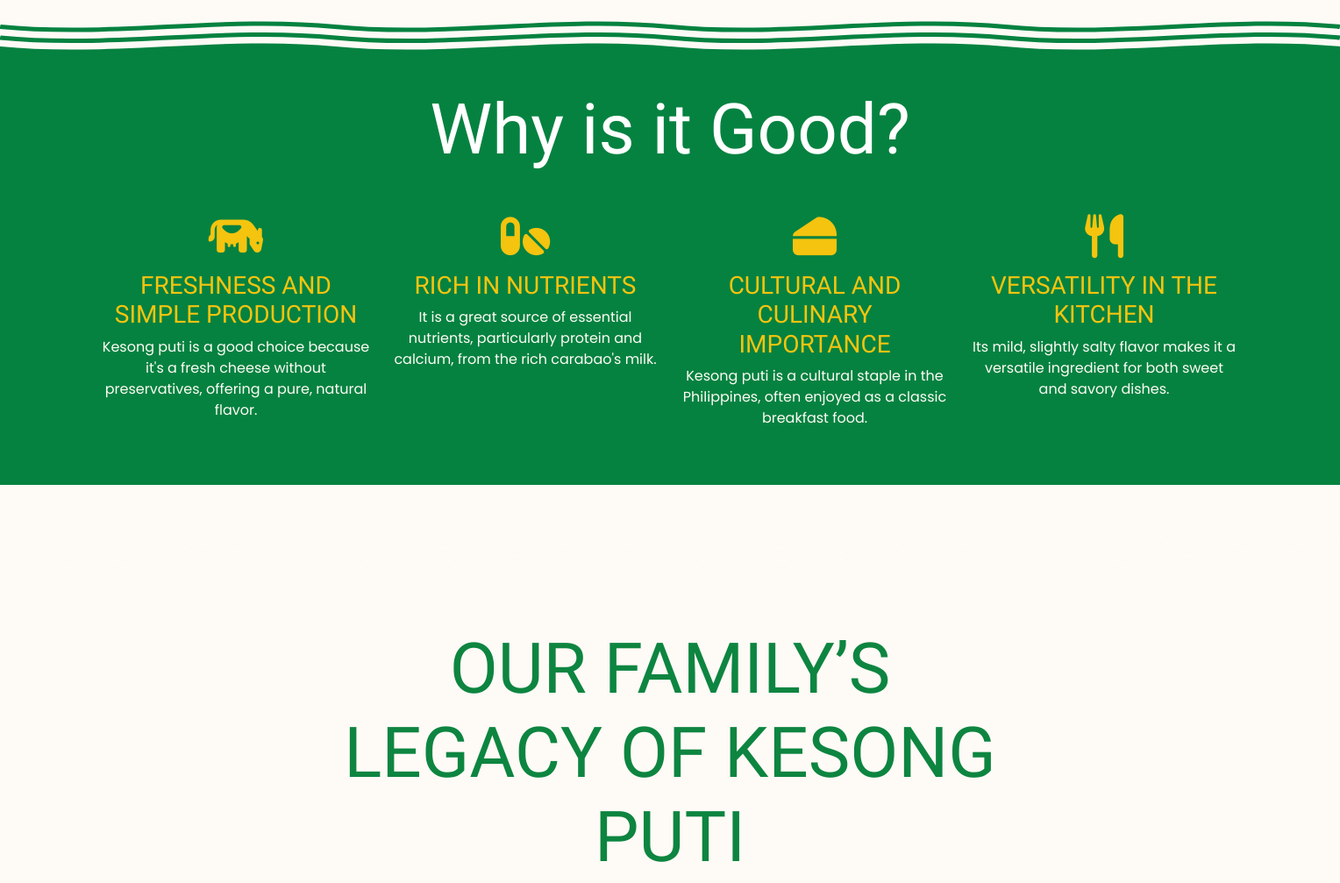
/interfaces/customer/index.php (middle part), run on an earlier commit of the app's database.
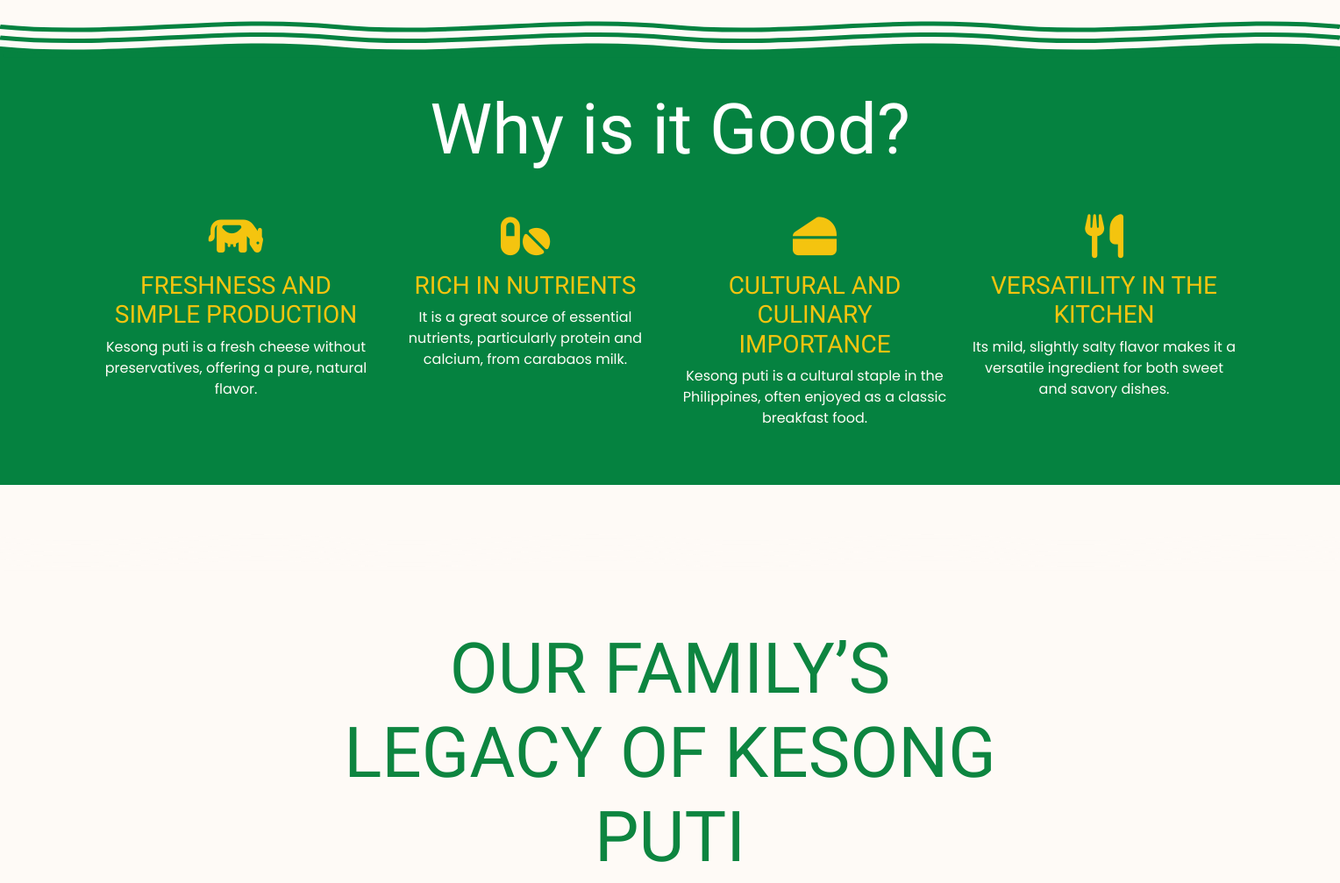
And on a later commit of the database.
### tables this page shows
CREATE TABLE `home_reasons` (
  `id` int(11) NOT NULL,
  `icon` varchar(100) NOT NULL,
  `title` varchar(255) NOT NULL,
  `subtitle` text NOT NULL,
  `position` int(11) NOT NULL
);

### interfaces/customer/index.php (the view, shortened to what this page needs)
<?php
require '../../connection.php';
include ('../../includes/customer-dashboard.php');
$settings = [];
$result = mysqli_query($connection, "SELECT setting_key, setting_value FROM home_settings");
while ($row = mysqli_fetch_assoc($result)) {
    $settings[$row['setting_key']] = $row['setting_value'];
}
$reasons_heading = $settings['home_reasons_heading'] ?? "Why is it Good?";
$reasons = [];
$result = mysqli_query($connection, "SELECT * FROM home_reasons ORDER BY position ASC");
while($row = mysqli_fetch_assoc($result)){
    $reasons[$row['position']] = $row;
}
$about_heading = $settings['about_heading'] ?? "OUR FAMILY’S LEGACY OF KESONG PUTI";
?>
<!DOCTYPE html>
<html lang="en">
  <head>
    <link
      href="https://cdn.jsdelivr.net/npm/bootstrap@5.3.7/dist/css/bootstrap.min.css"
      rel="stylesheet"
    />
    <link
      rel="stylesheet"
      href="https://cdnjs.cloudflare.com/ajax/libs/font-awesome/6.6.0/css/all.min.css"
    />
    <link rel="stylesheet" href="../../css/styles.css" />
  </head>
  <body>
    <section id="del-pick">
    </section>
    <div class="wave-transition1">
    </div>
<section id="reasons">
  <div class="container text-center">
    <h1 class="mb-5"><?= htmlspecialchars($reasons_heading) ?></h1>
    <div class="row">
      <?php foreach ($reasons as $reason): ?>
        <div class="col-lg-3 perks">
          <i class="<?= htmlspecialchars($reason['icon']) ?>"></i>
          <h3><?= htmlspecialchars($reason['title']) ?></h3>
          <p><?= htmlspecialchars($reason['subtitle']) ?></p>
        </div>
      <?php endforeach; ?>
    </div>
  </div>
</section>
    <div class="wave-transition2">
    </div>
    <section id="about">
      <div class="about-us">
        <h1><?= htmlspecialchars($about_heading) ?></h1>
      </div>
    </section>
<?php include('../../includes/footer.php'); ?>
  </body>
</html>

### includes/customer-dashboard.php (shortened to what this page needs)
<!DOCTYPE html>
<html lang="en">
<head>
    <link
      href="https://cdn.jsdelivr.net/npm/bootstrap@5.3.7/dist/css/bootstrap.min.css"
      rel="stylesheet"
    >
    <link
      href="https://cdn.jsdelivr.net/npm/bootstrap-icons/font/bootstrap-icons.css"
      rel="stylesheet"
    >
    <link rel="stylesheet" href="../../css/styles.css" >
  </head>
<body>
</body>
</html>

### includes/footer.php (shortened to what this page needs)
<!DOCTYPE html>
<html lang="en">
  <head>
    <link
      href="https://cdn.jsdelivr.net/npm/bootstrap@5.3.7/dist/css/bootstrap.min.css"
      rel="stylesheet"
    >
    <link
      href="https://cdn.jsdelivr.net/npm/bootstrap-icons/font/bootstrap-icons.css"
      rel="stylesheet"
    >
    <link rel="stylesheet" href="../../css/styles.css">
  </head>
<body>
</body>
</html>

### css/styles.css (style rules this page uses)
* { margin: 0; padding: 0; box-sizing: border-box; }
body { background-color: var(--page-bg) !important; }
#del-pick { font-family: var(--page-header-font) !important; padding: 100px 0; }
#reasons { background-color: var(--wave-background) !important; font-family: var(--page-header-font) !important; padding: 2rem 0 3rem 0; }
#reasons h1 { color: var(--second-heading-font-color) !important; font-size: 5rem; }
.perks { display: flex; flex-direction: column; justify-content: flex-start; align-items: center; text-align: center; }
.perks i { font-size: 50px; color: #F4C40F; margin-bottom: 15px; }
.perks h3 { color: #F4C40F; text-align: center; text-transform: uppercase; }
.perks p { color: var(--white); font-family: var(--primary-font) !important; align-items: center; }
#about { font-family: var(--page-header-font) !important; text-align: center; padding: 2rem 0 3rem 0; }
.about-us { padding: 5rem 3rem; }
#about h1 { font-size: 5rem; padding: 0 20rem; text-align: center; margin-bottom: 20px; color: var(--heading-font-color) !important; }
.product-modal .modal-content h2, p, button { font-family: var(--primary-font) !important; }
.wave-transition1 { position: relative; width: 100%; height: 50px; line-height: 0; overflow: hidden; }
.wave-transition1 svg { display: block; width: 100%; height: 100%; }
.wave-transition2 { position: relative; width: 100%; height: 50px; line-height: 0; overflow: hidden; bottom: -50px; }
.wave-transition2 svg { display: block; width: 100%; height: 100%; }

### css/colors.css (style rules this page uses)
:root { --bg-white: #FFFCF6; --bg-beige: #FFFBE6; --bg-cocoa: #3B2F2F; --bg-green: #347928; --bg-mint: #C0EBA6; --bg-yellow: #FCCD2A; --green: #347928; --black: #0D0E0E; --white: #FFFCF6; --yellow: #FCCD2A; --beige: #FFFBE6; --mint: #C0EBA6; --brown: #5E503F; --gray: #404040; --cocoa: #3B2F2F; --btn-yellow: #FCCD2A; --btn-green: #347928; --btn-red: #A7C957; }

What changed in the data, as far as the page shows it:
changed home_reasons "FRESHNESS AND SIMPLE PRODUCTION": subtitle "Kesong puti is a good choice because it's a fresh cheese without preservatives, offering a pure, natural flavor." → "Kesong puti is a fresh cheese without preservatives, offering a pure, natural flavor."
changed home_reasons "RICH IN NUTRIENTS": subtitle "It is a great source of essential nutrients, particularly protein and calcium, from the rich carabao's milk." → "It is a great source of essential nutrients, particularly protein and calcium, from carabaos milk."
